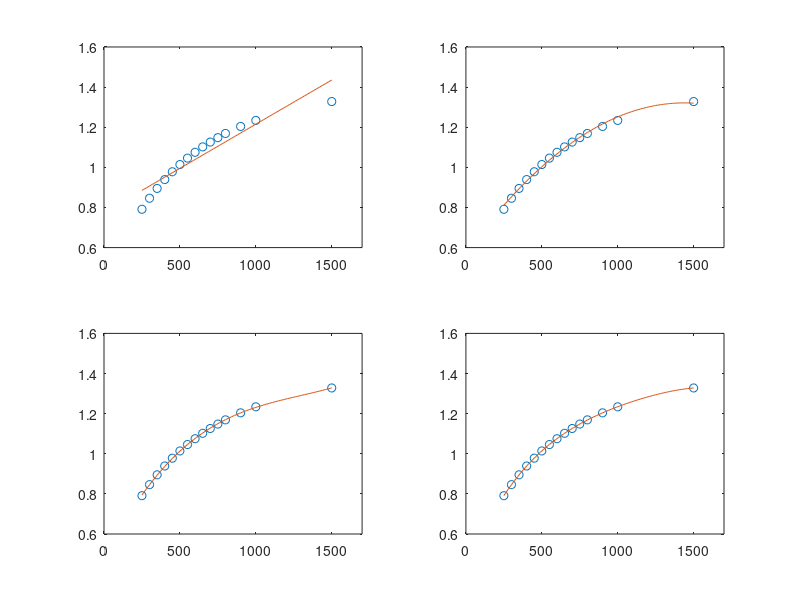

The MATLAB source for this figure:
% Example 13.4 Heat Capacity of a Gas

clear,clc

% format long
format shortEng
% Define the measured data
T = [250:50:800,900,1000,1500];
Cp = [0.791 0.846 0.895 0.939 0.978 1.014 1.046 ...
 1.075 1.102 1.126 1.148 1.169 1.204 1.234 1.328];
% Define a finer array of temperature
new_T = 250:10:1500;

% Calculate new heat capacity values, using four different
% polynomial models
Cp1 = polyval(polyfit(T,Cp,1),new_T);
Cp2 = polyval(polyfit(T,Cp,2),new_T);
Cp3 = polyval(polyfit(T,Cp,3),new_T);
Cp4 = polyval(polyfit(T,Cp,4),new_T);

% Plot the results
subplot(2,2,1)
plot(T,Cp,'o',new_T,Cp1)
axis([0 1700 0.6 1.6])
subplot(2,2,2)
plot(T,Cp,'o',new_T,Cp2)
axis([0 1700 0.6 1.6])
subplot(2,2,3)
plot(T,Cp,'o',new_T,Cp3)
axis([0 1700 0.6 1.6])
subplot(2,2,4)
plot(T,Cp,'o',new_T,Cp4)
axis([0 1700 0.6 1.6])

polyfit(T,Cp,3)